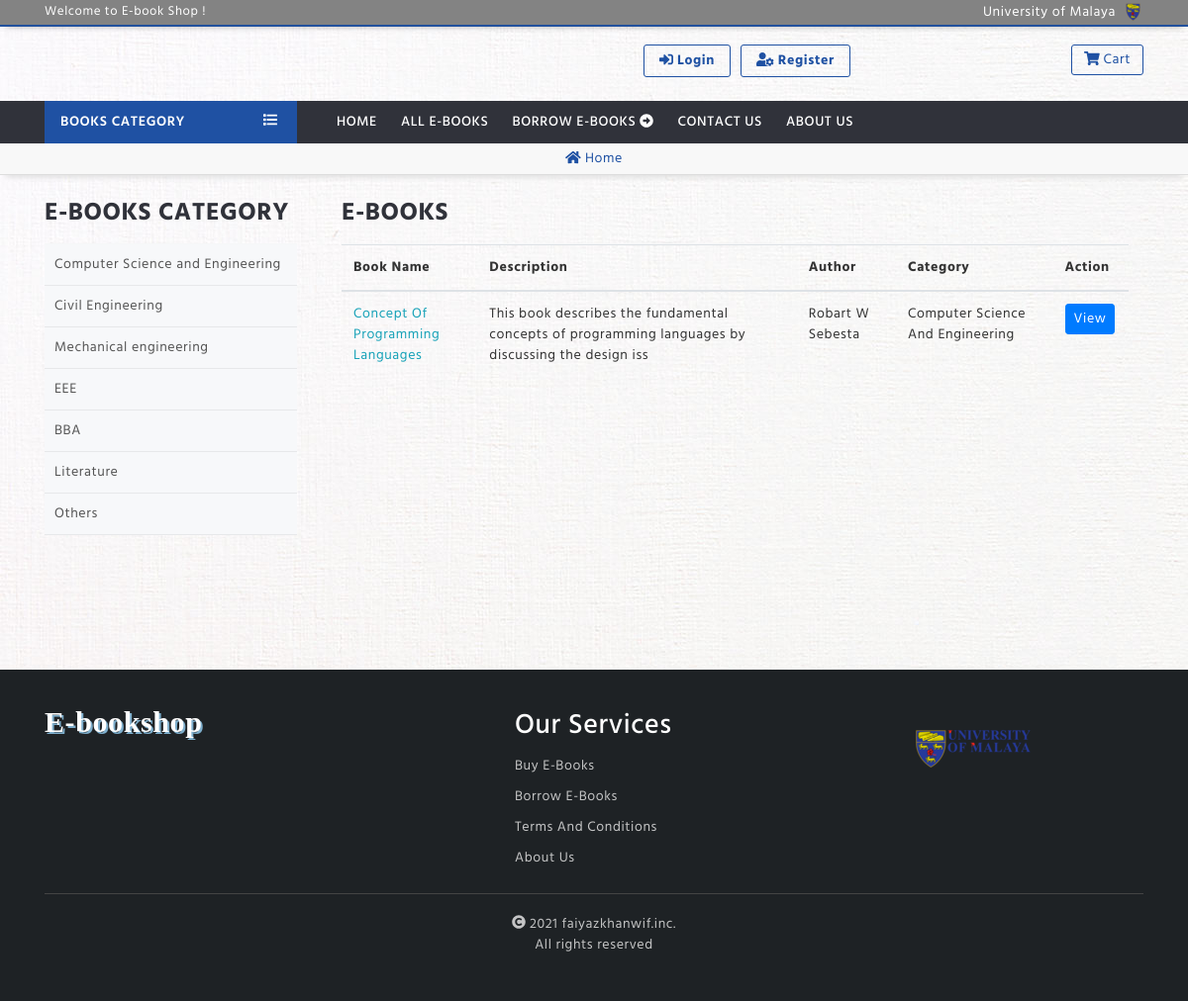
Page /index.php/users/all_ebooks on the earlier database version.
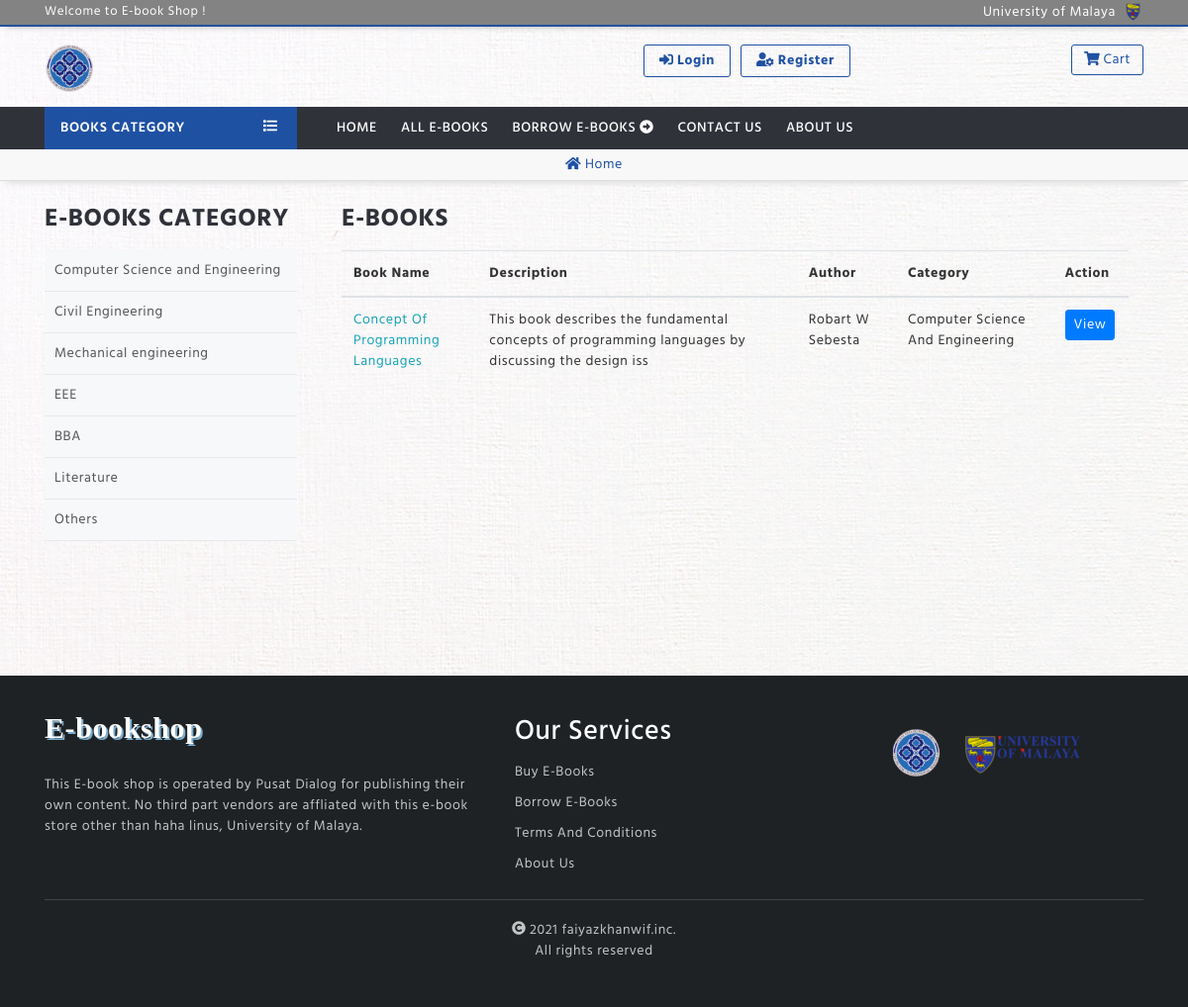
Same page on the later database version.
### tables this page shows
CREATE TABLE `category` (
  `id` int(11) NOT NULL,
  `category` varchar(100) NOT NULL,
  `description` text NOT NULL,
  `tag` varchar(100) NOT NULL
);

CREATE TABLE `ebooks` (
  `id` int(11) NOT NULL,
  `ebook_name` varchar(200) NOT NULL,
  `description` text NOT NULL,
  `author` varchar(200) NOT NULL,
  `book_file` varchar(500) NOT NULL,
  `book_image` varchar(500) NOT NULL,
  `categoryId` int(11) NOT NULL,
  `dateTime` timestamp NOT NULL DEFAULT current_timestamp()
);

CREATE TABLE `logo` (
  `logoimg` varchar(200) NOT NULL
);

CREATE TABLE `footerdb` (
  `footerdsc` text NOT NULL
);

### application/controllers/users.php (called while the page is built, shortened)
<?php
class Users extends CI_Controller {
	public function __construct()
	{
		$this->load->library('cart');
		$this->load->library('stripe_lib');
	}
	public function all_ebooks()
	{
		$this->load->model('admin_model');
		$view['category'] = $this->admin_model->get_category();
		$this->load->model('user_model');
		$view['ebooks'] = $this->user_model->get_ebooks();
		$this->load->model('user_model');
		$view['logos'] = $this->user_model->logo_generate();
		$this->load->model('user_model');
		$view['dscs'] = $this->user_model->ft_generate();
		$view['user_view'] = "users/all_ebooks";
		$this->load->view('layouts/user_layout', $view);
	}
}

### index.php (called while the page is built, shortened)
<?php
require_once BASEPATH.'core/CodeIgniter.php';

### application/models/admin_model.php (called while the page is built, shortened)
<?php
class admin_model extends CI_Model
{
	public function get_category()
	{
		$query = $this->db->get('category');
		return $query->result();
	}
}

### application/models/user_model.php (called while the page is built, shortened)
<?php
class user_model extends CI_Model
{
	public function get_ebooks()
	{
		$this->db->select('*');
		$this->db->from('category');
		$this->db->join('ebooks', 'ebooks.categoryId = category.id');
		$this->db->order_by('ebooks.id', 'DESC');
		$query = $this->db->get();
		return $query->result();
	}
	public function logo_generate()
	{
		$query = $this->db->get('logo');
		return $query->result();
	}
	public function ft_generate()
	{
		$query = $this->db->get('footerdb');
		return $query->result();
	}
}
?>

### application/views/users/all_ebooks.php (the view, shortened to what this page needs)
<br>
<div class="row">
  <div class="col-lg-3">
    <div id="table-header">e-books category</div>
    <div class="ebooks-menu">
      <ul>
        <?php foreach($category as $ctg): ?>
        <?php print '<li><a href="'.base_url('users/all-ebooks').'/?ctg='.$ctg->tag.'">'.$ctg->category.'</a></li>';?>
        <?php endforeach; ?>
      </ul>
    </div>
  </div>
  <div class="col-lg-9">
    <div class="container-fluid">
      <div id="table-header">E-Books
      </div>
      <table class="table">
      <thead class="">
        <tr>
          <th scope="col">Book Name</th>
          <th scope="col">Description</th>
          <th scope="col">Author</th>
          <th scope="col">Category</th>
          <th scope="col">Action</th>
        </tr>
      </thead>
      <tbody>
        <?php foreach($ebooks as $ebook): ?>
        <tr>
          <?php print '<td><a href = "'.base_url().'users/ebook-view/'.$ebook->id.'" title="More Description" class= "text-info">'.strip_tags(ucwords($ebook->ebook_name)).'</a></td>'; ?>
          <?php print '<td><p>'.substr(strip_tags($ebook->description), 0, 100).'<p></td>'; ?>
          <?php print '<td>'.strip_tags($ebook->author).'</td>'; ?>
          <?php print '<td>'.ucwords(strip_tags($ebook->category)).'</td>'; ?>
          <?php print '<td>';
            print '<a href= "'.base_url().'users/ebook-view/'.$ebook->id.'" title= "View details" class="btn btn-primary btn-sm">View</a>&nbsp';
            print '</td>';
          ?>
        </tr>
      <?php endforeach; ?>
      </tbody>
    </table>
    </div>
  </div>
</div>
<br>

### application/views/layouts/user_layout.php (shortened to what this page needs)
<!DOCTYPE html>
<html lang="en">
<head>
    <link rel="stylesheet" type="text/css" href="<?= base_url('tool/css/bootstrap.min.css'); ?>">
    <link rel="stylesheet" type="text/css" href="<?= base_url('tool/css/all.css'); ?>">
    <link rel="stylesheet" type="text/css" href="<?= base_url('tool/css/owl.carousel.min.css'); ?>">
    <link rel="stylesheet" type="text/css" href="<?= base_url('tool/css/style.css'); ?>">
</head>
<body>
    <div class="header-area">
        <div class="hearder-top animate__animated animate__fadeInDown">
            <div class="container">
                <div class="row">
                    <div class="col-md-6">
                        <div class="welcome-tx">Welcome to
                            <?php foreach($names as $name): ?>
                                <?php print $name->orgname;?>
                                <?php endforeach; ?> E-book Shop !</div>
                            </div>
                            <div class="col-md-6">
                                <div class="social-icon">
                                    <a style="color: white;" href="https://um.edu.my/" title="Universiti Malaya">University of Malaya</i></a>
                                    <a class="umlogo" href="https://um.edu.my/" title="Universiti Malaya"><img src="<?= base_url('tool/img/umsmall.png'); ?>"></i></a>
                                </div>
                            </div>
                        </div>
                    </div>
                </div>
                <div class="header-mid">
                    <div class="container">
                        <div class="row">
                            <div class="col-md-5">
                                <div class="logo">
                                    <?php foreach($logos as $logo):?>
                                        <div class="lname"><a href="<?= base_url() ?>home"><span><?php print '<img src = "'.strip_tags($logo->logoimg).'" alt = "">';?>
                                        <?php foreach($names as $name): ?>
                                            <?php print $name->orgname;?>
                                            <?php endforeach; ?></span> </a></div>
                                        <?php endforeach;?>
                                    </div>
                                </div>
                                <div class="col-md-7">
                                    <div class="row">
                                        <div class="col-md-9 text-center">
                                            <?php if($this->session->userdata('logged_in') == FALSE): ?>
                                                <a href="<?= base_url()?>users/login" class="btn-login"><i class="fas fa-sign-in-alt"></i> Login</a>
                                                <a href="<?= base_url()?>users/registration" class="btn-login"><i class="fas fa-user-cog"></i> Register</a>
                                            <?php endif; ?>
                                        </div>
                                        <div class="col-md-3">
                                            <div class="ic-cart"><a href="<?= base_url()?>cart"><i class="fas fa-shopping-cart"></i> Cart</a></div>
                                        </div>
                                    </div>
                                </div>
                            </div>
                        </div>
                    </div>
                    <div>
                        <?php $this->load->view('temp/menu'); ?>
                    </div>
                </div>
                <div class="single-header-u">
                    <div class="container">
                        <span><a href="<?= base_url()?>home"><i class="fas fa-home"></i> Home</a></span>
                    </div>
                </div>
                <div class="container">
                    <div class="row">
                        <div class="col-lg-12 col-md-12 col-sm-12" style="min-height: 500px">
                            <?php $this->load->view($user_view); ?>
                        </div>
                    </div>
                </div>
                <div>
                    <?php $this->load->view('temp/footer'); ?>

### application/views/temp/menu.php (shortened to what this page needs)
<div class="menu-area">
    <div class="container">
        <div class="main-menu">
            <div class="row">
                <div class="col-lg-3 col-md-4">
                    <div class="dropdown show onclick-ctg">
                      <a class="ctg-btn" href="#" role="button" data-toggle="dropdown" aria-haspopup="true">
                        Books Category <span id="m-list"><i class="fas fa-list"></i></span>
                      </a>
                    </div>
                </div>
                <div class="col-lg-9 col-md-8">
                    <div class="menu">
                        <ul id="nav">
                            <li><a href="<?= base_url()?>home">Home</a></li>
                            <li><a href="<?= base_url()?>users/all-books">All E-Books</a></li>
                           <li><a href="<?= base_url()?>users/all-ebooks">Borrow E-books <i class="fas fa-arrow-alt-circle-right"></i></a></li>
                            <li><a href = "#" data-toggle="modal" data-target="#exampleModal">Contact Us</a></li>
                            <li><a href = "#" data-toggle="modal" data-target="#aboutModal">About Us</a></li>
                        </ul>
                    </div>
                </div>
            </div>
        </div>
    </div>
</div>

### application/views/temp/footer.php (shortened to what this page needs)
<div class="footer-area-home">
    <div class="container">
        <div class="row">
            <div class="col-md-5">
                <div class="widget">
                    <div class="brand-name">
                        <div class="logo">
                                <div class="lname"><a href="<?= base_url() ?>home"><span>
                                <?php foreach($names as $name): ?>
                                    <?php print $name->orgname;?>
                                    <?php endforeach; ?> E-bookshop</span> </a></div>
                            </div>
                            <p><?php foreach($dscs as $dsc): ?>
                                    <?php print $dsc->footerdsc;?>
                                    <?php endforeach; ?></p>
                        </div>
                    </div>
                </div>
                <div class="col-md-4">
                    <div class="widget">
                        <h3>Our Services</h3>
                        <ul>
                            <li><a href="<?= base_url('users/all_books')?>">Buy E-Books</a></li>
                            <li><a href="<?= base_url('users/all_ebooks')?>">Borrow E-books</a></li>
                            <li><a href="<?= base_url('users/terms')?>">Terms and conditions</a></li>
                            <li><a href="#" data-toggle="modal" data-target="#aboutModal">About Us</a></li>
                        </ul>
                    </div>
                </div>
                <div class="col-md-3">
                    <div class="widget">
                        <div class="brand-name">
                            <div class="logo">
                                <?php foreach($logos as $logo):?>
                                <span class="lname">
                                    <span><a href="#"><?php print '<img src = "'.strip_tags($logo->logoimg).'" alt = "">';?> </a></span>
                                </span>
                                <?php endforeach;?>
                                <span><a href="https://um.edu.my"><img src="<?= base_url('tool/img/umbig.png'); ?>"></a></span>
                            </div>
                        </div>
                    </div>
                </div>
            </div>
            <div class="copy-right">
                <p><i class="fas fa-copyright"></i> 2021 faiyazkhanwif.inc. <br>All rights reserved</p>
            </div>
        </div>
    </div>
</body>
</html>

### tool/css/all.css (style rules this page uses)
.fa-arrow-alt-circle-right:before { content: "\f35a"; }
.fa-copyright:before { content: "\f1f9"; }
.fa-home:before { content: "\f015"; }
.fa-list:before { content: "\f03a"; }
.fa-shopping-cart:before { content: "\f07a"; }
.fa-sign-in-alt:before { content: "\f2f6"; }
.fa-user-cog:before { content: "\f4fe"; }

### tool/css/style.css (style rules this page uses)
* { margin: 0; padding: 0; }
body { font-family: myfont; font-size: 14px; font-weight: 400; letter-spacing: .6px; color: #333; background-image: url(../img/background.jpg) ; }
p, a, b, span { word-break: break-word; }
h1, h2, h3, h4, h5, h6 { color: #333; word-break: break-word; }
.header-area { z-index: 10; }
.hearder-top { background-color: #838383; color: white; padding: 2px 0; border-bottom: 2px solid #22519D; box-shadow: 0px 6px 6px -6px rgb(0, 0, 0, 0.3); }
.social-icon { text-align: right; }
.social-icon a { color: #1E2225; margin: 0 3px; }
.lname a { font-family: Trebuchet MS ; color: black; text-shadow: 2px 2px #7DAECC; background-color: transparent; font-size: 30px; font-weight: 700; transition: .4s; }
.lname span { color: #1E2225; }
.lname span img { width: 50px; }
.welcome-tx { font-size: 13px; }
.btn-login { margin: 3px 3px; display: inline-block; padding: 5px 15px; color: #1F51A3; border-radius: 3px; font-weight: 700; border: 1px solid #1F51A3; transition: .4s; }
.ic-cart a { color: #1F51A3; margin-top: 3px; display: inline-block; font-size: 14px; padding: 4px 12px; border: 1px solid #1F51A3; border-radius: 3px; transition: .4s; position: relative; }
.ic-cart { text-align: right; }
.menu-area { background: #30323A; }
.menu ul { padding: 0; margin: 0; list-style: none; }
.menu ul li { display: inline-block; }
.menu ul li a { color: #FFFFFF; display: block; padding: 3px 10px; text-align: left; transition: .4s; border-radius: 3px; text-transform: uppercase; font-weight: 500; }
.menu { padding: 8px 0; position: relative; }
.header-mid { padding: 15px 0; }
.ctg-btn { display: block; padding: 11px 16px; color: #fff; font-weight: 600; background-color: #1F51A3; text-transform: uppercase; position: relative; }
#m-list { position: absolute; top: 10px; right: 20px; }
.onclick-ctg { margin: 0; padding: 0; }
.footer-area-home { background-color: #1E2225; color: #dddd; padding: 30px 0; }
.brand-name .lname span { color: #fff; }
.widget h3 { color: #fff; margin-top: 10px; }
.widget ul { padding: 0; margin: 0; }
.widget ul li { list-style: none; }
.widget ul li a { color: #dddd; display: inline-block; padding: 5px 0; text-transform: capitalize; transition: .4s; }
.brand-name p { margin-top: 25px; }
.copy-right { margin-top: 20px; border-top: 1px solid #444; text-align: center; color: #dddd; }
.copy-right p { padding-top: 20px; }
.single-header-a, .single-header-u { box-shadow: 0px 8px 6px -6px #ddd; padding: 5px 0; text-align: center; }
.single-header-u { background: #F8F8F8; border-bottom: 1px solid #ddd; }
.single-header-a span a, .single-header-u span a { color: #1F51A3; }
#form-header, #table-header { border-bottom: 1px solid #F6F7F8; font-size: 25px; padding-bottom: 10px; text-transform: uppercase; font-weight: 700; color: #30323A; }
.ebooks-menu { background: #F7F8FA; }
.ebooks-menu ul { padding: 0; margin: 0; }
.ebooks-menu ul li { list-style: none; }
.ebooks-menu ul li a { display: block; width: 100%; padding: 10px 10px; color: #555; border-bottom: 1px solid #E7E8EA; transition: .4s; }

Differences in the rows shown:
added logo: logoimg (picture)
added footerdb: footerdsc "This E-book shop is operated by Pusat Dialog for publishing their own content. No third part vendors are affliated with this e-book store other than haha linus, University of Malaya."
